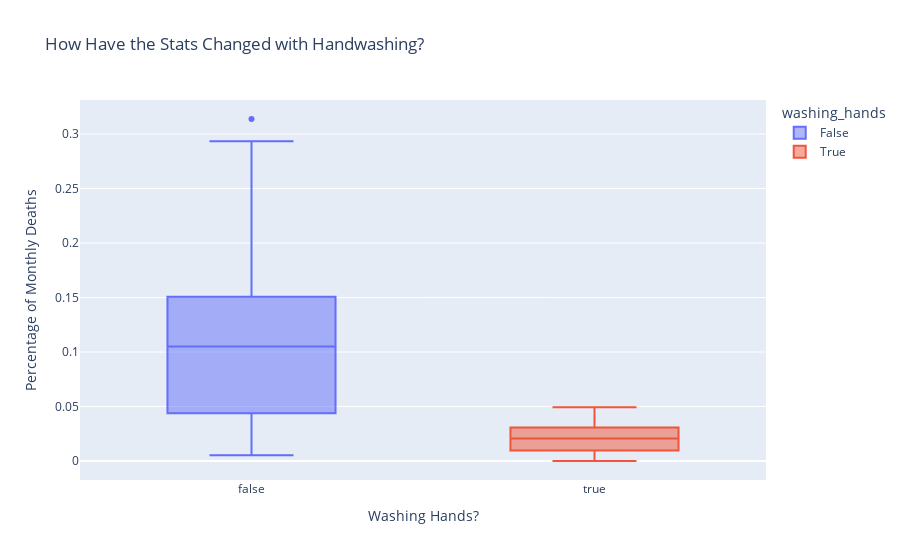

Here is the notebook cell this chart was saved with:
### Code cell
box = px.box(df_monthly, 
             x='washing_hands', 
             y='pct_deaths',
             color='washing_hands',
             title='How Have the Stats Changed with Handwashing?')
 
box.update_layout(xaxis_title='Washing Hands?',
                  yaxis_title='Percentage of Monthly Deaths',)
 
box.show()

### Figure 1 — Plotly figure (JSON) as saved in the notebook; plotly's stock layout.template omitted (floating-point values rounded to 4 significant figures)
{"data": [{"alignmentgroup": "True", "hovertemplate": "washing_hands=%{x}<br>pct_deaths=%{y}<extra></extra>", "legendgroup": "False", "marker": {"color": "#636efa"}, "name": "False", "notched": false, "offsetgroup": "False", "orientation": "v", "showlegend": true, "type": "box", "x": [false, false, false, false, false, false, false, false, false, false, false, false, false, false, false, false, false, false, false, false, false, false, false, false, false, false, false, false, false, false, false, false, false, false, false, false, false, false, false, false, false, false, false, false, false, false, false, false, false, false, false, false, false, false, false, false, false, false, false, false, false, false, false, false, false, false, false, false, false, false, false, false, false, false, false, false], "x0": " ", "xaxis": "x", "y": [0.1457, 0.07531, 0.04332, 0.01569, 0.007843, 0.05, 0.08421, 0.01351, 0.01878, 0.1102, 0.2255, 0.2085, 0.1222, 0.1023, 0.1074, 0.03226, 0.06593, 0.2078, 0.2546, 0.1839, 0.2934, 0.2297, 0.3138, 0.1912, 0.1597, 0.1241, 0.1193, 0.06098, 0.04082, 0.005236, 0.01554, 0.02262, 0.176, 0.07143, 0.08051, 0.1516, 0.1128, 0.1703, 0.1731, 0.05833, 0.02679, 0.04369, 0.0632, 0.01224, 0.03226, 0.1102, 0.1055, 0.07591, 0.04745, 0.04452, 0.04231, 0.04392, 0.07143, 0.06122, 0.03586, 0.1055, 0.1484, 0.1094, 0.1049, 0.1339, 0.1809, 0.1543, 0.1897, 0.1344, 0.1015, 0.131, 0.1806, 0.1439, 0.1496, 0.1077, 0.05369, 0.03215, 0.01923, 0.03607, 0.1827, 0.1224], "y0": " ", "yaxis": "y"}, {"alignmentgroup": "True", "hovertemplate": "washing_hands=%{x}<br>pct_deaths=%{y}<extra></extra>", "legendgroup": "True", "marker": {"color": "#EF553B"}, "name": "True", "notched": false, "offsetgroup": "True", "orientation": "v", "showlegend": true, "type": "box", "x": [true, true, true, true, true, true, true, true, true, true, true, true, true, true, true, true, true, true, true, true, true, true], "x0": " ", "xaxis": "x", "y": [0.02239, 0.012, 0.01894, 0.0458, 0.03957, 0.04472, 0.0293, 0.03534, 0.006873, 0, 0.006557, 0.009585, 0.01136, 0.003717, 0, 0.009615, 0.02341, 0.02903, 0.0134, 0.02233, 0.03085, 0.04926], "y0": " ", "yaxis": "y"}], "layout": {"autosize": true, "boxmode": "overlay", "legend": {"title": {"text": "washing_hands"}, "tracegroupgap": 0}, "title": {"text": "How Have the Stats Changed with Handwashing?"}, "xaxis": {"anchor": "y", "autorange": true, "categoryarray": [false, true], "categoryorder": "array", "domain": [0, 1], "range": [-0.5, 1.5], "title": {"text": "Washing Hands?"}, "type": "category"}, "yaxis": {"anchor": "x", "autorange": true, "domain": [0, 1], "range": [-0.01743, 0.3312], "title": {"text": "Percentage of Monthly Deaths"}, "type": "linear"}}}
